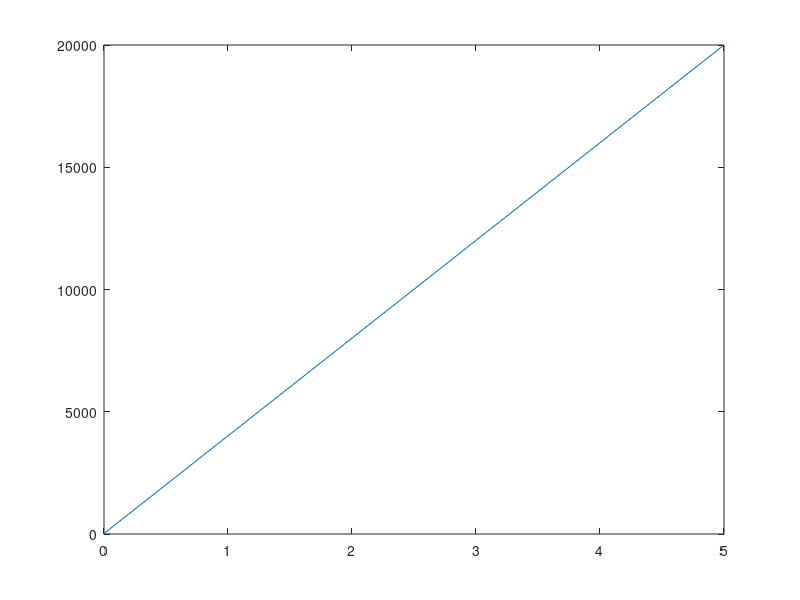

The MATLAB source for this figure: (Note: this script raises an error after producing the figure.)
%%

voltageRange = 0:5;
freqRange = (20000-20)/5*voltageRange+20;
plot(voltageRange,freqRange)

%%

a = arduino;
v = readVoltage(a,'A0');
f = (20000-20)/5*v+20;
playTone(a,'D3',f,0.5);

%% 

tic
while toc <10
    v = readVoltage(a,'A0');
f = (20000-20)/5*v+20;
playTone(a,'D3',f,0.5);
end

%% 

voltageRange = 0:5;
freqRange = (10000-100)/5*voltageRange+100;
FreqVoltPlot(voltageRange,freqRange)

%% 


tic
while toc <10
    v = readVoltage(a,'A0');
f = (10000-100)/5*v+100;
playTone(a,'D3',f,0.5);
end

%%

tic
while toc <10
    v = readVoltage(a,'A0');
f = 10.^(2/5*v+2);
playTone(a,'D3',f,0.5);
end